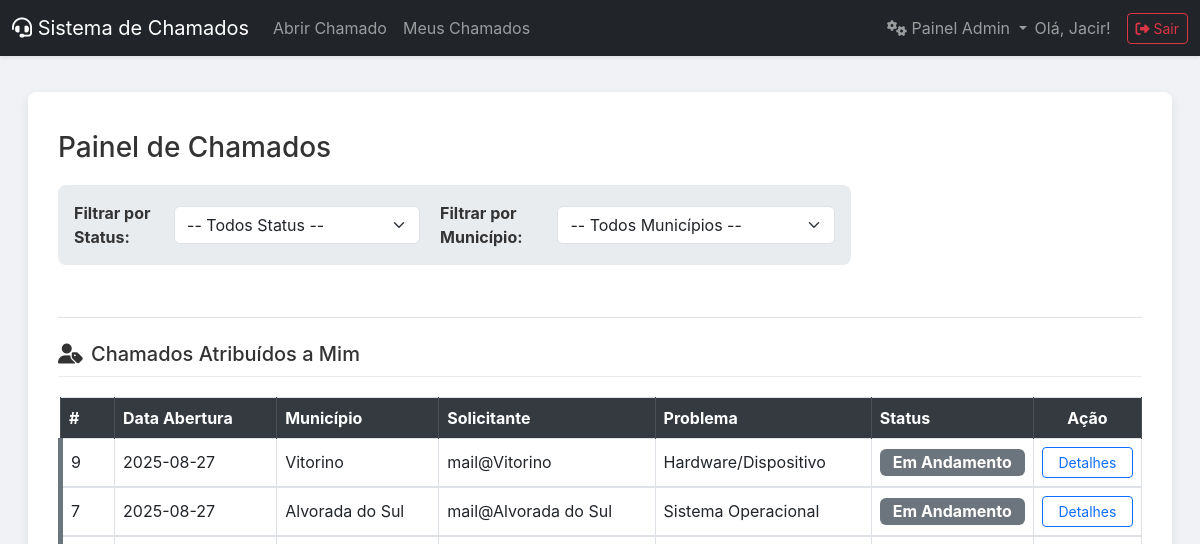
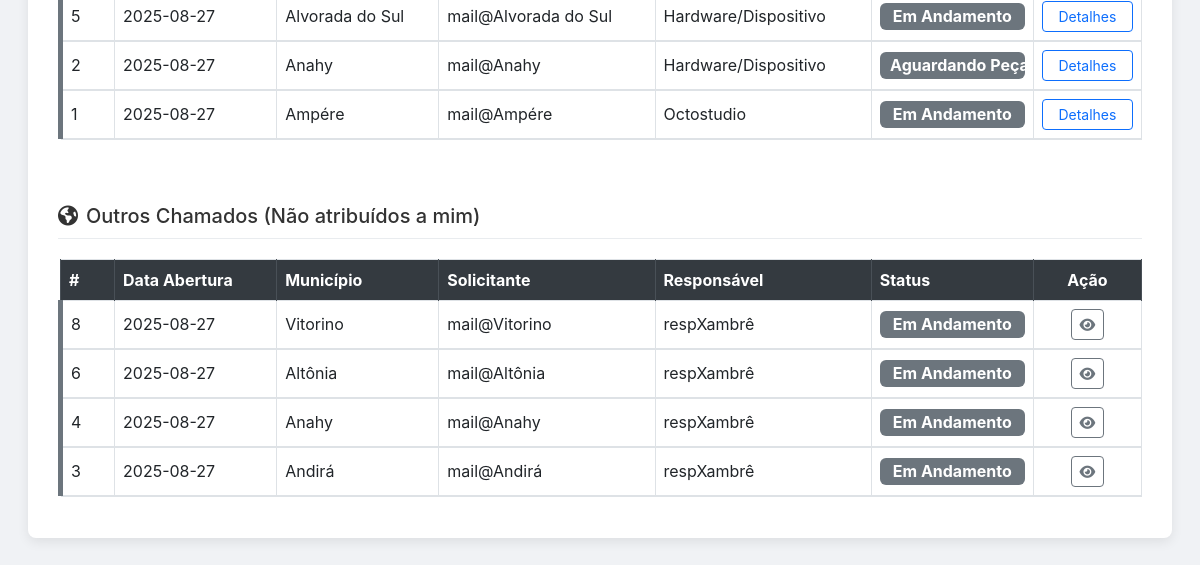
Page /meus_chamados (signed in) on the earlier database version (2 pictures, top to bottom).
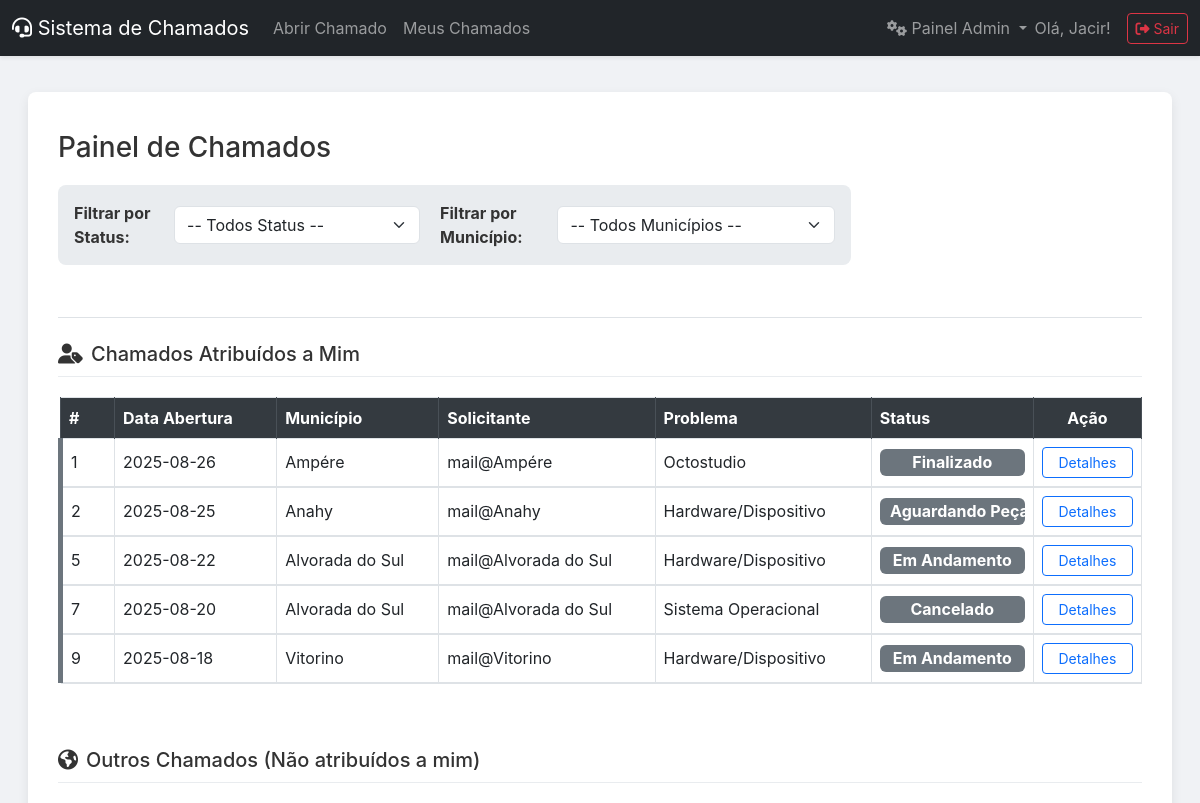
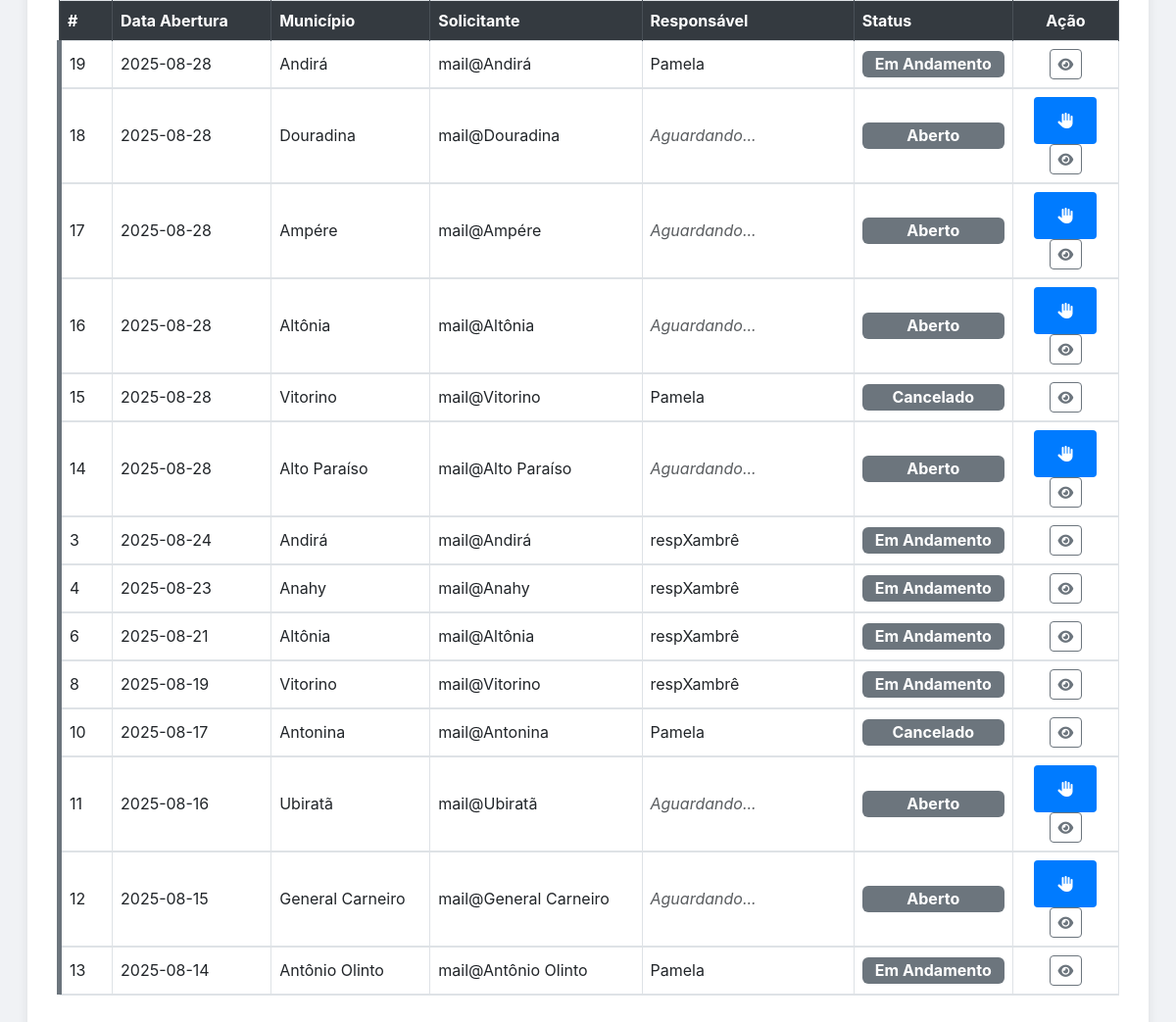
Same page on the later database version (2 pictures, top to bottom).
### tables this page shows
CREATE TABLE chamados (
        id INTEGER PRIMARY KEY AUTOINCREMENT,
        timestamp DATETIME DEFAULT CURRENT_TIMESTAMP,
        solicitante_email TEXT NOT NULL,
        municipio TEXT NOT NULL,
        smartphone_imei TEXT NOT NULL,
        tipo_problema_id INTEGER NOT NULL,
        observacoes TEXT NOT NULL,
        status_id INTEGER NOT NULL,
        foto TEXT,
        solucao TEXT,
        admin_responsavel_id INTEGER,
        FOREIGN KEY (tipo_problema_id) REFERENCES tipos_problema (id),
        FOREIGN KEY (status_id) REFERENCES status (id),
        FOREIGN KEY (admin_responsavel_id) REFERENCES users (id)
    );

CREATE TABLE tipos_problema (
        id INTEGER PRIMARY KEY AUTOINCREMENT,
        nome TEXT UNIQUE NOT NULL
    );

CREATE TABLE status (
        id INTEGER PRIMARY KEY AUTOINCREMENT,
        nome TEXT UNIQUE NOT NULL
    );

CREATE TABLE users (
        id INTEGER PRIMARY KEY AUTOINCREMENT, email TEXT UNIQUE NOT NULL, password TEXT NOT NULL,
        municipio TEXT NOT NULL, responsavel TEXT NOT NULL, telefone TEXT NOT NULL,
        must_reset_password BOOLEAN DEFAULT 1, is_admin BOOLEAN DEFAULT 0
    );

### app.py (the view, shortened to what this page needs)
@app.route('/meus_chamados')
@login_required
def meus_chamados():
    db = get_db()
    status_options = db.execute('SELECT * FROM status ORDER BY nome').fetchall()
    tipos_problema_options = db.execute('SELECT * FROM tipos_problema ORDER BY nome').fetchall()
    status_filter_id = request.args.get('status', default=None, type=int)
    municipio_filter = request.args.get('municipio', default=None, type=str)
    tipo_problema_filter_id = request.args.get('tipo_problema', default=None, type=int)
    municipios_options = db.execute('SELECT DISTINCT municipio FROM chamados ORDER BY municipio').fetchall()
    base_query = """
        SELECT c.id, c.timestamp, c.municipio, c.solicitante_email, c.smartphone_imei,
               c.observacoes, c.foto, c.solucao, c.status_id, c.tipo_problema_id, c.admin_responsavel_id,
               s.nome as status_nome,
               tp.nome as tipo_problema_nome,
               u.responsavel as admin_responsavel_nome,
               e.marca as equipamento_marca,
               e.modelo as equipamento_modelo,
               e.patrimonio as equipamento_patrimonio,
               e.numeroDeSerie as equipamento_ns,
               e.localdeUso as equipamento_local,
               e.situacao as equipamento_situacao
        FROM chamados c
        JOIN status s ON c.status_id = s.id
        JOIN tipos_problema tp ON c.tipo_problema_id = tp.id
        LEFT JOIN users u ON c.admin_responsavel_id = u.id
        LEFT JOIN equipamentos e ON c.smartphone_imei = e.imei1
    """
    config_rows = db.execute("SELECT chave, valor FROM configuracoes WHERE chave LIKE 'prazo_%'").fetchall()
    configs = {row['chave']: int(row['valor']) for row in config_rows}
    prazo_vermelho = configs.get('prazo_vermelho', 10)
    prazo_amarelo = configs.get('prazo_amarelo', 5)
    if g.user['is_admin']:
        params_atribuidos = [g.user['id']]
        query_atribuidos_conditions = " WHERE c.admin_responsavel_id = ?"
        if status_filter_id:
            query_atribuidos_conditions += " AND c.status_id = ?"
            params_atribuidos.append(status_filter_id)
        if municipio_filter:
            query_atribuidos_conditions += " AND c.municipio = ?"
            params_atribuidos.append(municipio_filter)
        if tipo_problema_filter_id:
            query_atribuidos_conditions += " AND c.tipo_problema_id = ?"
            params_atribuidos.append(tipo_problema_filter_id)
        query_atribuidos = base_query + query_atribuidos_conditions + " ORDER BY c.timestamp DESC"
        chamados_atribuidos_raw = db.execute(query_atribuidos, tuple(params_atribuidos)).fetchall()
        chamados_atribuidos_processados = []
        for chamado in chamados_atribuidos_raw:
            chamado_dict = dict(chamado)
            chamado_dict['cor_borda'] = 'success'
            if chamado_dict['status_nome'] not in ['Finalizado', 'Cancelado']:
                try:
                    data_abertura = datetime.strptime(chamado_dict['timestamp'].split('.')[0], '%Y-%m-%d')
                    dias_aberto = (datetime.now() - data_abertura).days
                    if dias_aberto > prazo_vermelho:
                        chamado_dict['cor_borda'] = 'danger'
                    elif dias_aberto > prazo_amarelo:
                        chamado_dict['cor_borda'] = 'warning'
                except (ValueError, TypeError):
                    chamado_dict['cor_borda'] = 'secondary'
            chamados_atribuidos_processados.append(chamado_dict)
        params_outros = [g.user['id']]
        query_outros_conditions = " WHERE (c.admin_responsavel_id IS NULL OR c.admin_responsavel_id != ?)"
        if status_filter_id:
            query_outros_conditions += " AND c.status_id = ?"
            params_outros.append(status_filter_id)
        if municipio_filter:
            query_outros_conditions += " AND c.municipio = ?"
            params_outros.append(municipio_filter)
        if tipo_problema_filter_id:
            query_outros_conditions += " AND c.tipo_problema_id = ?"
            params_outros.append(tipo_problema_filter_id)
        query_outros = base_query + query_outros_conditions + " ORDER BY c.timestamp DESC"
        outros_chamados_raw = db.execute(query_outros, tuple(params_outros)).fetchall()
        outros_chamados_processados = []
        for chamado in outros_chamados_raw:
            chamado_dict = dict(chamado)
            chamado_dict['cor_borda'] = 'success'
            if chamado_dict['status_nome'] not in ['Finalizado', 'Cancelado']:
                try:
                    data_abertura = datetime.strptime(chamado_dict['timestamp'].split('.')[0], '%Y-%m-%d')
                    dias_aberto = (datetime.now() - data_abertura).days
                    if dias_aberto > prazo_vermelho:
                        chamado_dict['cor_borda'] = 'danger'
                    elif dias_aberto > prazo_amarelo:
                        chamado_dict['cor_borda'] = 'warning'
                except (ValueError, TypeError):
                    chamado_dict['cor_borda'] = 'secondary'
            outros_chamados_processados.append(chamado_dict)
        db.close()
        return render_template('meus_chamados.html',
                               chamados_atribuidos=chamados_atribuidos_processados,
                               outros_chamados=outros_chamados_processados,
                               status_options=status_options,
                               tipos_problema_options=tipos_problema_options,
                               status_filter_id=status_filter_id,
                               municipios_options=municipios_options,
                               municipio_filter=municipio_filter)

### app.py (called while the page is built)
def get_db():
    db = sqlite3.connect(DATABASE)
    db.row_factory = sqlite3.Row
    return db

def login_required(f):
    @wraps(f)
    def decorated_function(*args, **kwargs):
        if 'user_id' not in session:
            flash('Por favor, faça login para acessar esta página.', 'warning')
            return redirect(url_for('login'))
        return f(*args, **kwargs)
    return decorated_function

@app.before_request
def load_logged_in_user():
    user_id = session.get('user_id')
    if user_id is None:
        g.user = None
    else:
        db = get_db()
        g.user = db.execute('SELECT * FROM users WHERE id = ?', (user_id,)).fetchone()
        db.close()

@app.context_processor
def inject_user():
    return dict(user=g.user)

### templates/meus_chamados.html (shortened to what the changed rows need)
{% extends "layout.html" %}
{% block content %}
<div class="content-container">
    <div class="page-header">
        <h2 class="section-title mb-0">Painel de Chamados</h2>
    </div>
    {% if user.is_admin %}
    <div class="mb-5 mt-4">
        {% if chamados_atribuidos %}
        <div class="table-responsive">
            <table class="table table-bordered table-hover align-middle custom-table">
                <thead>
                    <tr>
                        <th scope="col" style="width: 5%;">#</th>
                        <th scope="col" style="width: 15%;">Data Abertura</th>
                        <th scope="col" style="width: 15%;">Município</th>
                        <th scope="col" style="width: 20%;">Solicitante</th>
                        <th scope="col" style="width: 20%;">Problema</th>
                        <th scope="col" style="width: 15%;">Status</th>
                        <th scope="col" style="width: 10%;" class="text-center">Ação</th>
                    </tr>
                </thead>
                <tbody>
                    {% for chamado in chamados_atribuidos %}
                    <tr style="border-left: 5px solid var(--bs-{{ chamado.cor_borda if chamado.status_nome not in ['Finalizado', 'Cancelado'] else 'secondary' }});">
                        <td>{{ chamado.id }}</td>
                        <td>{{ chamado.timestamp.split(' ')[0] }}</td>
                        <td>{{ chamado.municipio }}</td>
                        <td>{{ chamado.solicitante_email }}</td>
                        <td>{{ chamado.tipo_problema_nome }}</td>
                        <td>
                            <span class="badge fs-6 w-100 {% if chamado.status_nome in ['Finalizado', 'Cancelado'] %}bg-secondary{% else %}bg-{{ chamado.cor_borda }}{% endif %}">
                                {{ chamado.status_nome }}
                            </span>
                        </td>
                        <td class="text-center">
                            <button class="btn btn-sm btn-outline-primary w-100" type="button" data-bs-toggle="collapse" data-bs-target="#detalhes-{{ chamado.id }}" aria-expanded="false" aria-controls="detalhes-{{ chamado.id }}">
                                Detalhes
                            </button>
                        </td>
                    </tr>
                    <tr>
                        <td colspan="7" class="p-0 border-0">
                        </td>
                    </tr>
                    {% endfor %}
                </tbody>
            </table>
        </div>
        {% else %}
        <div class="alert alert-secondary">Nenhum chamado encontrado com os filtros selecionados.</div>
        {% endif %}
    </div>
    <div class="mt-4">
        {% if outros_chamados %}
        <div class="table-responsive">
            <table class="table table-bordered table-hover align-middle custom-table">
                <thead>
                    <tr>
                        <th scope="col" style="width: 5%;">#</th>
                        <th scope="col" style="width: 15%;">Data Abertura</th>
                        <th scope="col" style="width: 15%;">Município</th>
                        <th scope="col" style="width: 20%;">Solicitante</th>
                        <th scope="col" style="width: 20%;">Responsável</th>
                        <th scope="col" style="width: 15%;">Status</th>
                        <th scope="col" style="width: 10%;" class="text-center">Ação</th>
                    </tr>
                </thead>
                <tbody>
                    {% for chamado in outros_chamados %}
                    <tr style="border-left: 5px solid var(--bs-{{ 'secondary' if chamado.status_nome in ['Finalizado', 'Cancelado'] else chamado.cor_borda }});">
                        <td>{{ chamado.id }}</td>
                        <td>{{ chamado.timestamp.split(' ')[0] }}</td>
                        <td>{{ chamado.municipio }}</td>
                        <td>{{ chamado.solicitante_email }}</td>
                        <td>
                            {% if chamado.admin_responsavel_nome %}
                                {{ chamado.admin_responsavel_nome }}
                            {% else %}
                                <span class="text-muted fst-italic">Aguardando...</span>
                            {% endif %}
                        </td>
                        <td>
                            <span class="badge fs-6 w-100 {% if chamado.status_nome in ['Finalizado', 'Cancelado'] %}bg-secondary{% else %}bg-{{ chamado.cor_borda }}{% endif %}">
                                {{ chamado.status_nome }}
                            </span>
                        </td>
                        <td class="text-center">
                            {% if not chamado.admin_responsavel_id and chamado.status_nome == 'Aberto' %}
                            <form action="{{ url_for('capturar_chamado', chamado_id=chamado.id) }}" method="POST" class="d-inline">
                                <button type="submit" class="btn btn-sm btn-success" title="Capturar Chamado">
                                    <i class="fas fa-hand-paper"></i>
                                </button>
                            </form>
                            {% endif %}
                            <button class="btn btn-sm btn-outline-secondary" type="button" data-bs-toggle="collapse" data-bs-target="#geral-detalhes-{{ chamado.id }}" title="Ver Detalhes">
                                <i class="fas fa-eye"></i>
                            </button>
                        </td>
                    </tr>
                    <tr>
                        <td colspan="7" class="p-0 border-0">
                        </td>
                    </tr>
                    {% endfor %}
                </tbody>
            </table>
        </div>
        {% else %}
        <div class="alert alert-secondary">Nenhum chamado encontrado com os filtros selecionados.</div>
        {% endif %}
    </div>
    {% endif %}
</div>
{% endblock %}

Differences in the rows shown:
changed chamados "Octostudio": timestamp "2025-08-27" → "2025-08-26"; status_nome "Em Andamento" → "Finalizado"; moves up the list
changed chamados "Aguardando Peça": timestamp "2025-08-27" → "2025-08-25"; moves up the list
changed chamados id 5: timestamp "2025-08-27" → "2025-08-22"; moves down the list
changed chamados "Sistema Operacional": timestamp "2025-08-27" → "2025-08-20"; status_nome "Em Andamento" → "Cancelado"; moves down the list
changed chamados id 9: timestamp "2025-08-27" → "2025-08-18"
added chamados: id "19", timestamp "2025-08-28", municipio "Andirá", solicitante_email "mail@Andirá", admin_responsavel_nome "Pamela", status_nome "Em Andamento", shown under "Outros Chamados (Não atribuídos a mim)"
added chamados: id "18", timestamp "2025-08-28", municipio "Douradina", solicitante_email "mail@Douradina", shows "Aguardando...", status_nome "Aberto", shown under "Outros Chamados (Não atribuídos a mim)"
added chamados: id "17", timestamp "2025-08-28", municipio "Ampére", solicitante_email "mail@Ampére", shows "Aguardando...", status_nome "Aberto", shown under "Outros Chamados (Não atribuídos a mim)"
added chamados: id "16", timestamp "2025-08-28", municipio "Altônia", solicitante_email "mail@Altônia", shows "Aguardando...", status_nome "Aberto", shown under "Outros Chamados (Não atribuídos a mim)"
added chamados: id "15", timestamp "2025-08-28", municipio "Vitorino", solicitante_email "mail@Vitorino", admin_responsavel_nome "Pamela", status_nome "Cancelado", shown under "Outros Chamados (Não atribuídos a mim)"
added chamados: id "14", timestamp "2025-08-28", municipio "Alto Paraíso", solicitante_email "mail@Alto Paraíso", shows "Aguardando...", status_nome "Aberto", shown under "Outros Chamados (Não atribuídos a mim)"
changed chamados id 3: timestamp "2025-08-27" → "2025-08-24"; moves up the list
changed chamados id 4: timestamp "2025-08-27" → "2025-08-23"; moves up the list
changed chamados id 6: timestamp "2025-08-27" → "2025-08-21"; moves down the list
changed chamados id 8: timestamp "2025-08-27" → "2025-08-19"
added chamados: id "10", timestamp "2025-08-17", municipio "Antonina", solicitante_email "mail@Antonina", admin_responsavel_nome "Pamela", status_nome "Cancelado", shown under "Outros Chamados (Não atribuídos a mim)"
added chamados: id "11", timestamp "2025-08-16", municipio "Ubiratã", solicitante_email "mail@Ubiratã", shows "Aguardando...", status_nome "Aberto", shown under "Outros Chamados (Não atribuídos a mim)"
added chamados: id "12", timestamp "2025-08-15", municipio "General Carneiro", solicitante_email "mail@General Carneiro", shows "Aguardando...", status_nome "Aberto", shown under "Outros Chamados (Não atribuídos a mim)"
added chamados: id "13", timestamp "2025-08-14", municipio "Antônio Olinto", solicitante_email "mail@Antônio Olinto", admin_responsavel_nome "Pamela", status_nome "Em Andamento", shown under "Outros Chamados (Não atribuídos a mim)"
